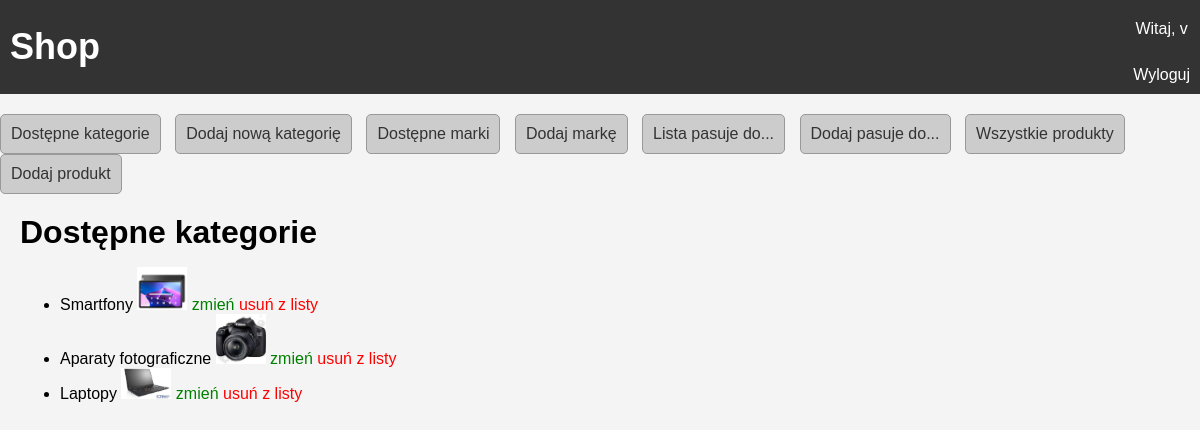
/category_all/ (signed in), run on the app's committed database.
### users/models.py (models this page shows)
class CustomUser(AbstractUser):
    objects = CustomUserManager()
    username = models.CharField(max_length=32, unique=True)
    first_name = models.CharField(max_length=32)
    last_name = models.CharField(max_length=32)
    date_of_birth = models.DateField(null=True, blank=True)
    email = models.EmailField(max_length=64, unique=True)
    number_phone = models.CharField(max_length=10, null=True)
    profile_picture = models.ImageField(upload_to=user_profile_picture_path, null=True, blank=True)
    description = models.TextField(max_length=200, null=True)

### shop/models.py (models this page shows, shortened)
class Category(models.Model):
    name_category = models.CharField(max_length = 100)
    image_category = models.ImageField(upload_to='category_images/', null=True)

### shop/views.py (the view)
# urls.py: path('category_all/', CategoryAdminListView.as_view(), name='category_all'),
class CategoryAdminListView(AdminRequiredMixin, ListView):
    model = Category
    template_name = 'all_category.html'
    context_object_name = 'object_list'

### shop/views.py (called while the page is built)
    def test_func(self):
        return self.request.user.is_superuser

### shop/templates/all_category.html
{% extends 'base.html' %}
{% block content %}
<h1>Dostępne kategorie</h1>
<ul>
    {% for item in object_list %}
        <li>{{ item.name_category }}
            {% if item.image_category %}
             <img src="{{item.image_category.url}}" alt={{item.name_category}} style="max-width: 50px; max-height: 50px;">
            {% else %}
                <p>Brak obrazu</p>
            {% endif %}
            <a href={% url 'category_update' pk=item.pk %} style="color:green;">zmień</a>
            <a href={% url 'category_delete' pk=item.pk %} style="color: red;" >usuń z listy</a>
        </li>
    {% endfor %}
</ul>
{% endblock %}

### shop/templates/base.html (shortened to what this page needs)
{% load static %}
<!DOCTYPE html>
<html lang='en'>
<head>
    <link rel="stylesheet" href="{% static 'css/style.css' %}">
</head>
<body>
    <header class='header-container'>
        <div class='logo'>
            <h1><a href='/'>Shop</a></h1>
        </div>
        <div class='login-container'>
            {% if user.is_authenticated %}
                <a href="{% url 'user_info' %}">Witaj, {{ user.username }}</a>
                <br> <a href="{% url 'logout' %}">Wyloguj</a>
            {% else %}
                <a href="{% url 'login' %}">Zaloguj</a>
            {% endif %}
        </div>
    </header>
    {% if user.is_staff %}
        <div class="staff_link">
            <a href="{% url 'category_all' %}">Dostępne kategorie</a>
            <a href="{% url 'category_create' %}">Dodaj nową kategorię</a>
            <a href="{% url 'brand_all' %}">Dostępne marki</a>
            <a href="{% url 'brand_create' %}">Dodaj markę</a>
            <a href="{% url 'matches_with_all' %}">Lista pasuje do...</a>
            <a href="{% url 'matches_with_create' %}">Dodaj pasuje do...</a>
            <a href="{% url 'products_all' %}">Wszystkie produkty</a>
            <a href="{% url 'product_create' %}">Dodaj produkt</a>
        </div>
    {% endif %}
    <div class='content-container'>
        {% block content %}{% endblock %}
    </div>
</body>
</html>

### static/css/style.css (style rules this page uses)
body, h1, h2, h3, p, a { margin: 0; padding: 0; }
body { font-family: 'Arial', sans-serif; background-color: #f4f4f4; }
.header-container { background-color: #333; color: #fff; padding: 10px; display: flex; justify-content: space-between; align-items: center; }
.logo a { text-decoration: none; color: #fff; font-size: 36px; }
.login-container { text-align: center; }
.login-container a { display: block; margin-top: 10px; text-decoration: none; color: #fff; }
.content-container { padding: 20px; }
a { color: #333; text-decoration: none; }
.staff_link { margin-top: 20px; }
.staff_link a { display: inline-block; text-decoration: none; color: #333; margin-right: 10px; padding: 10px; background-color: #ccc; border: 1px solid #999; border-radius: 5px; font-size: 16px; }

### data on the page
CustomUser: username "v"
Category: name_category "Smartfony", image_category (picture)
Category: name_category "Aparaty fotograficzne", image_category (picture)
Category: name_category "Laptopy", image_category (picture)
